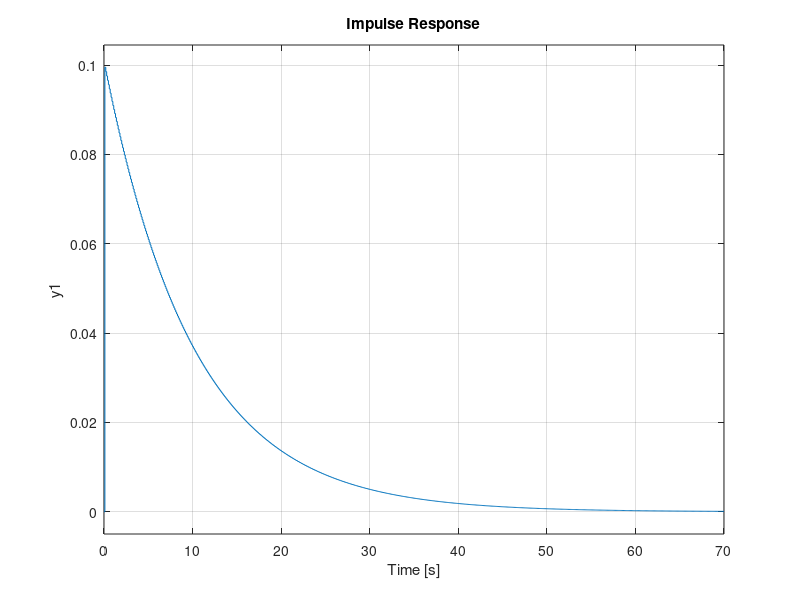
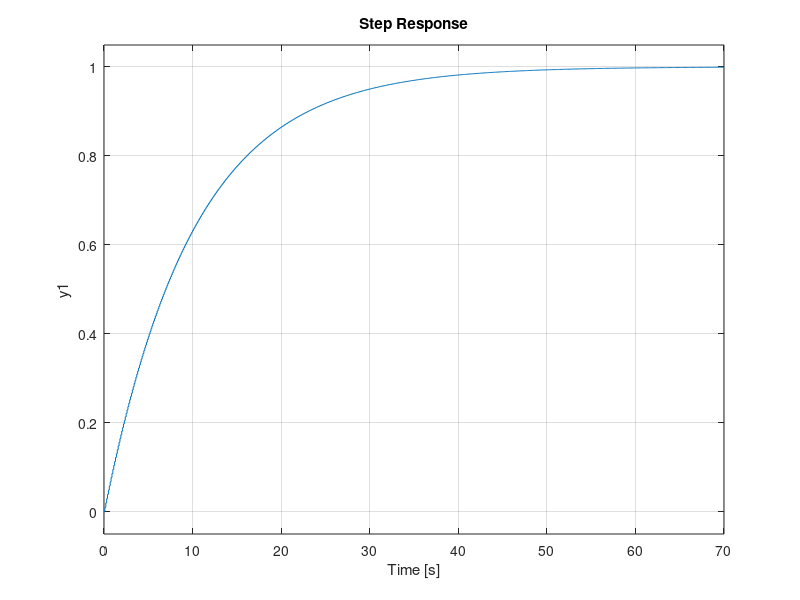
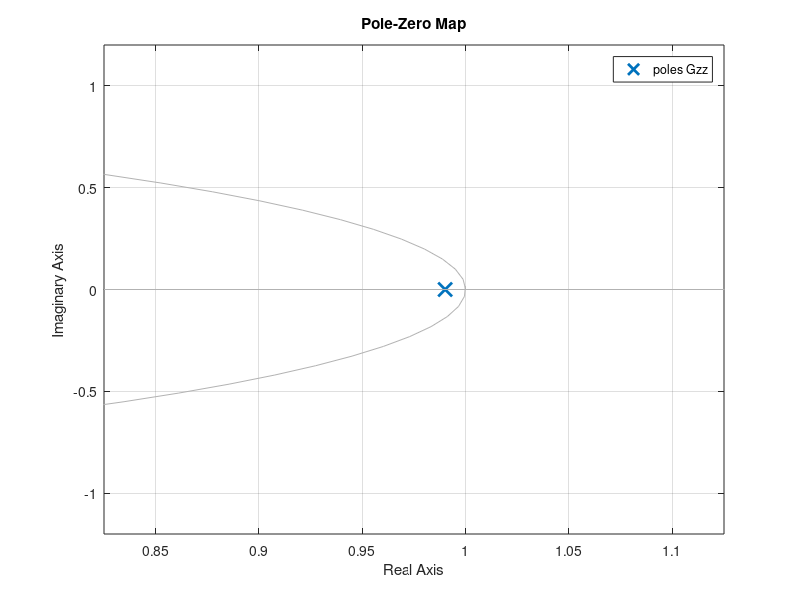
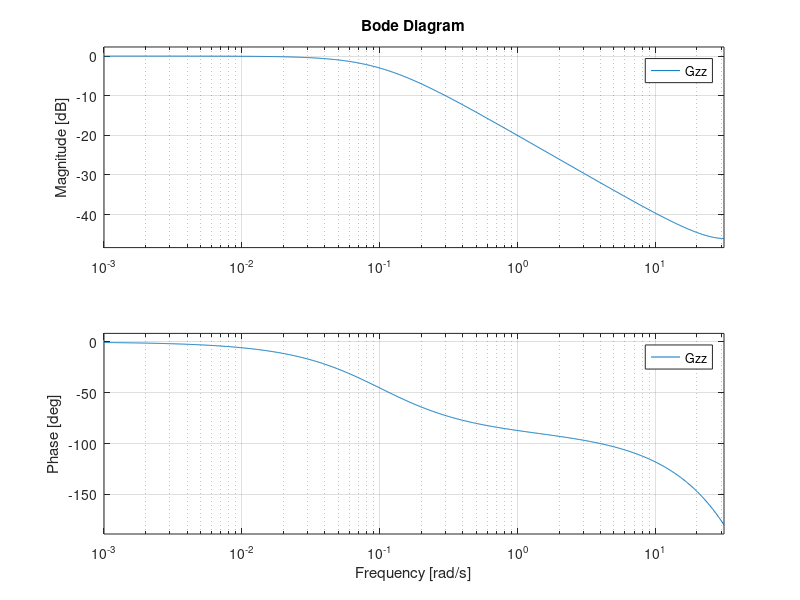

Here is the MATLAB script that generated these plots, in order:
T = 10;
%Te = [0.01*T, 0.1*T, 0.5*T];
%Te = [1];
Te = [0.01*T]


for Ts = Te
    
    Gp = tf(1,[T, 1]);

    Gzi = c2d(Gp, Ts, 'impulse');
    Gzz = c2d(Gp, Ts, 'zoh');
    
    fprintf("Ts=%d\n",Ts);
    Gp
    Gzi
    Gzz
    
    figure()
    impulse(Gzz)
    figure()
    step(Gzz)
    figure()
    pzmap(Gzz)
    figure()
    bode(Gzz)
end